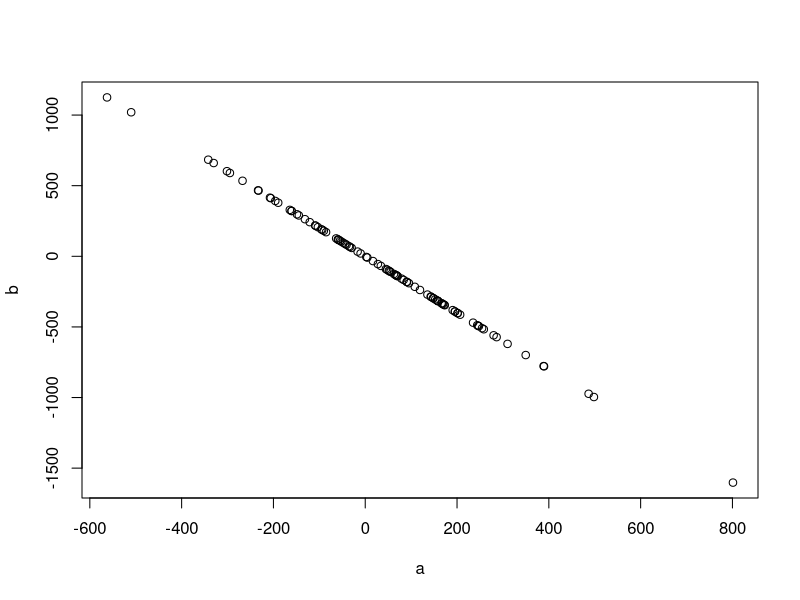
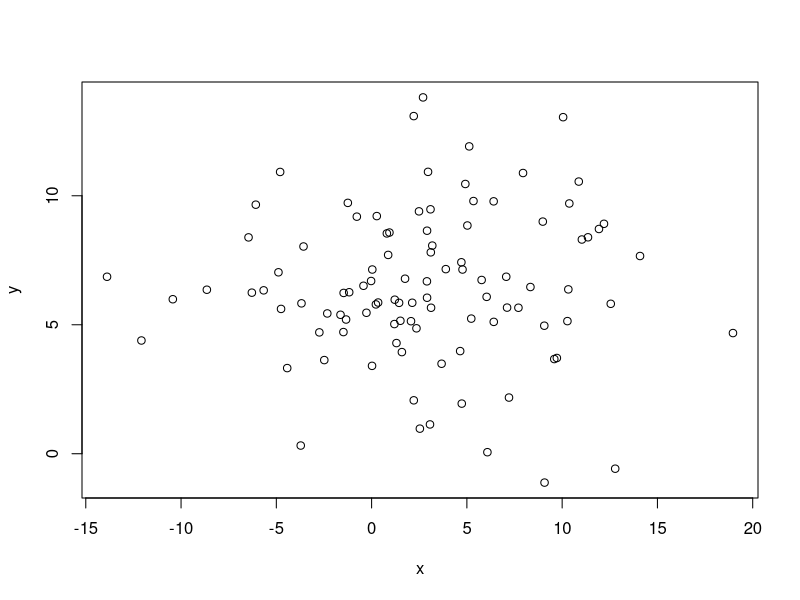
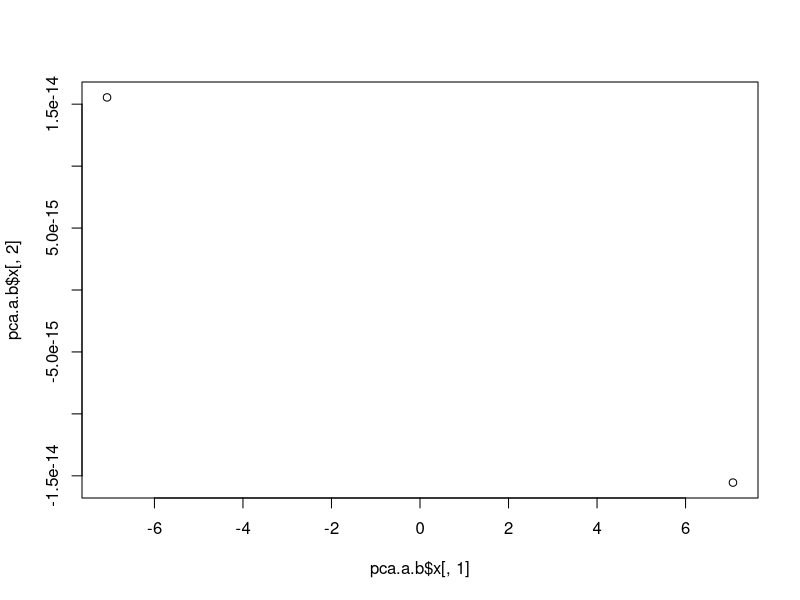
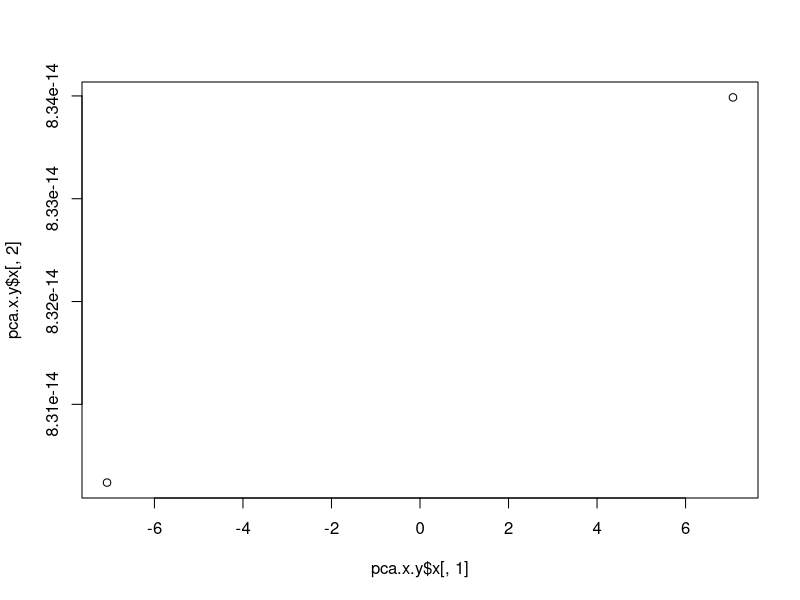
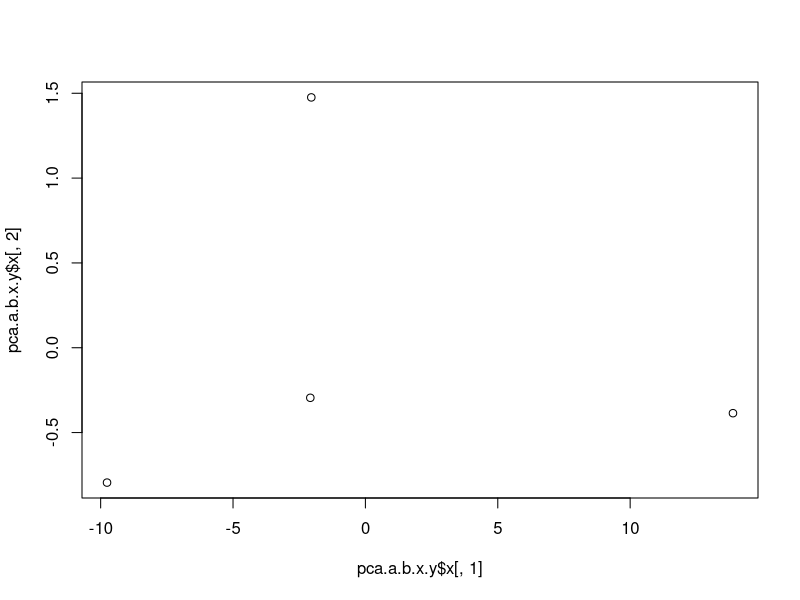
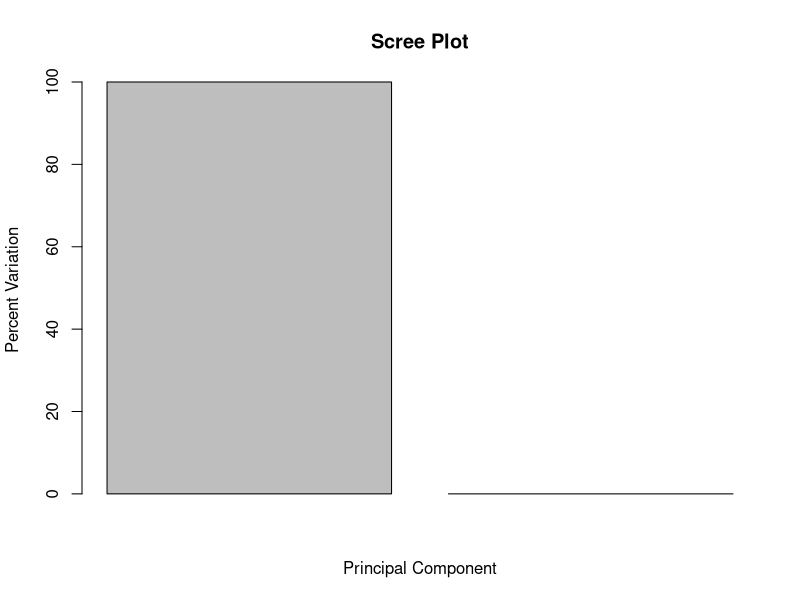
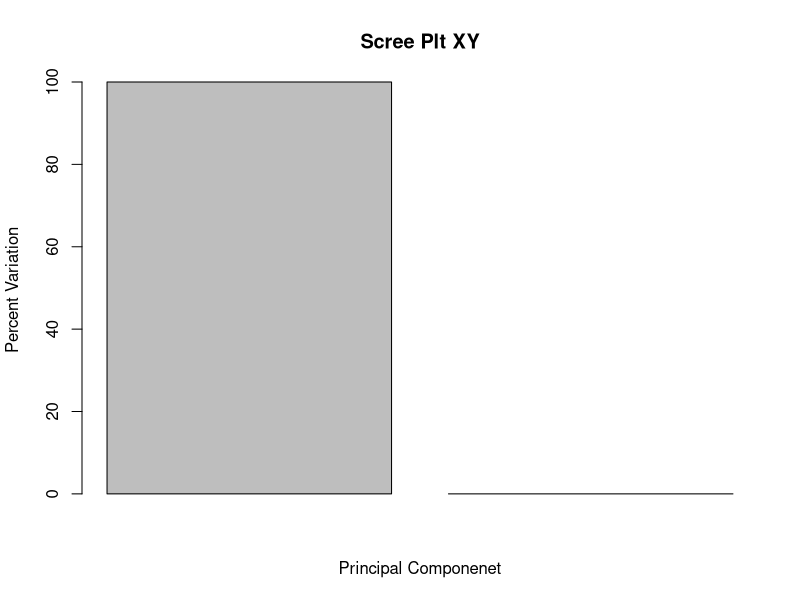
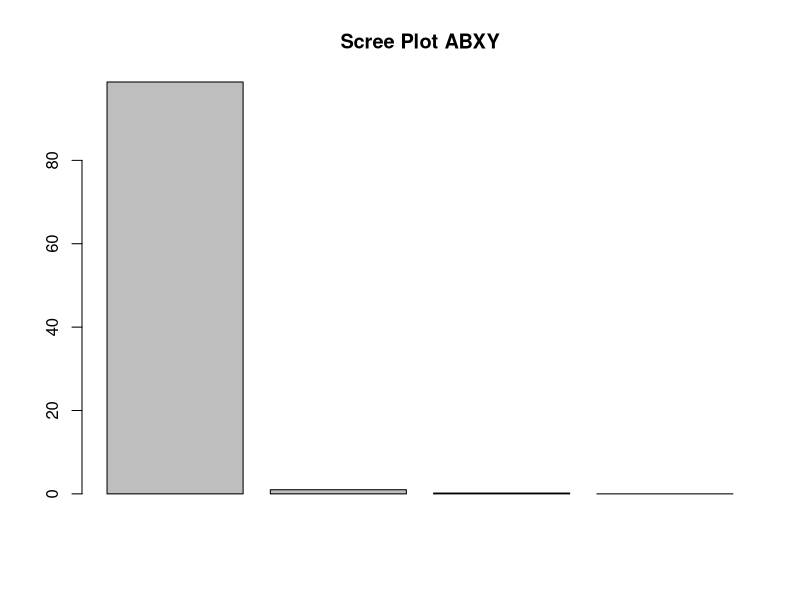

These charts were generated, in order, by the following R code:
######PCA GENERATED DATA###########


######Generating random numbers######


#generate random numbers for data set 
a <- rnorm(100,3,200)
a
#generating related numbers
b<--2*a
b
#plot relationship between a and b
plot(a,b)
#create data frame for a and b
a.b<-data.frame(a,b)
a.b

#generate more random numbers
x <- rnorm(100,3,6)
#generate  more unrelated numbers
y <-rnorm(100,6,3)
#plot relationship between x and y
plot(x,y)
#create data frame for x and y
x.y<-data.frame(x,y)
x.y

######plotting pca#######

#individaul first (attempting to understand pca relationships better)

#creating pca a.b
pca.a.b <- prcomp(t(a.b), scale=TRUE)
#plotting pca a.b
plot(pca.a.b$x[,1], pca.a.b$x[,2])

#creating pca x.y
pca.x.y<- prcomp(t(x.y), scale=TRUE)
#plotting pca x.y
plot(pca.x.y$x[,1], pca.x.y$x[,2])


#running pca with a,b,x and y
#creating data frame
a.b.x.y<-data.frame(a,b,x,y)
#running pca
pca.a.b.x.y<- prcomp(t(a.b.x.y), scale=TRUE)
#plotting pca
plot(pca.a.b.x.y$x[,1], pca.a.b.x.y$x[,2])
#note there are now four data points instead of 2

#######generating scree plots########

#making a scree plot a.b
#finding the squared value of the standerd deviation of pca
pca.var.a.b <- pca.a.b$sdev^2
#converting to percentage
pca.var.a.b.per <- round(pca.var.a.b/sum(pca.var.a.b)*100, 1)
pca.var.a.b.per
#Plotting on bargraph
barplot(pca.var.a.b.per, main="Scree Plot", xlab="Principal Component", ylab="Percent Variation")

#making a scree plot x.y
#finding the squared value of the standard deviation of the pca
pca.var.x.y <- pca.x.y$sdev^2
#converting to percentage
pca.var.x.y.per <- round(pca.var.x.y/sum(pca.var.x.y)*100, 1)
#plotting on bargraph
barplot(pca.var.x.y.per,main="Scree Plt XY", xlab="Principal Componenet", ylab = "Percent Variation")

#Making a scree plot a.b.x.y
##finding the squared value of the standard deviation of the pca
pca.var.a.b.x.y <- pca.a.b.x.y$sdev^2
#converting to percentage 
pca.var.a.b.x.y.per<- round(pca.var.a.b.x.y/sum(pca.var.a.b.x.y)*100,1)
#converting to a barplot
barplot(pca.var.a.b.x.y.per, main = "Scree Plot ABXY",)

########end of script.
